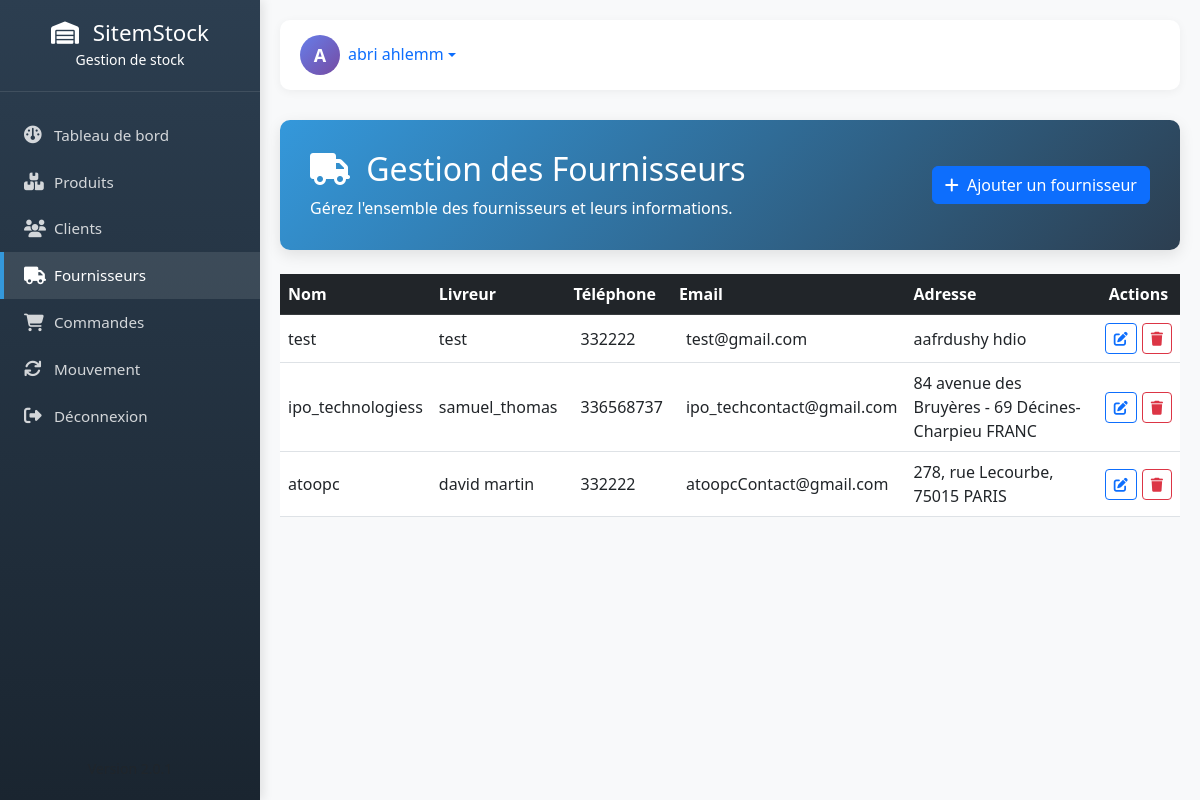
Page /fournisseur.php (signed in) on the committed database.
### tables this page shows
CREATE TABLE `fournisseur` (
  `id` int(11) NOT NULL,
  `nom` varchar(20) NOT NULL,
  `nomLivreur` varchar(20) NOT NULL,
  `telephone` int(11) NOT NULL,
  `email` varchar(50) NOT NULL,
  `adresse` varchar(50) NOT NULL,
  `etat` enum('0','1') NOT NULL DEFAULT '1'
);

### fournisseur.php (the view, shortened to what this page needs)
<?php
require "config.php";
$fournisseurs = $pdo->query(
    "SELECT * FROM fournisseur WHERE etat = '1' ORDER BY id DESC"
)->fetchAll(PDO::FETCH_ASSOC);
?>
<!DOCTYPE html>
<html lang="fr">
<head>
<link href="https://cdn.jsdelivr.net/npm/bootstrap@5.3.0/dist/css/bootstrap.min.css" rel="stylesheet">
<link rel="stylesheet" href="https://cdnjs.cloudflare.com/ajax/libs/font-awesome/6.4.0/css/all.min.css">
<link rel="stylesheet" href="sidebar.css">
</head>
<body>
<div class="main-content">
<?php include "sidebar.php"; ?>
<div class="welcome-section mb-4">
    <div class="row align-items-center">
        <div class="col-md-8">
            <h2><i class="fas fa-truck me-2"></i> Gestion des Fournisseurs</h2>
            <p class="mb-0">Gérez l'ensemble des fournisseurs et leurs informations.</p>
        </div>
        <div class="col-md-4 text-end">
            <button class="btn btn-primary" data-bs-toggle="modal" data-bs-target="#modalAjouter">
                <i class="fas fa-plus me-1"></i> Ajouter un fournisseur
            </button>
        </div>
    </div>
</div>
<div class="table-container">
<table class="table table-hover align-middle">
<thead class="table-dark">
<tr>
    <th>Nom</th>
    <th>Livreur</th>
    <th>Téléphone</th>
    <th>Email</th>
    <th>Adresse</th>
    <th class="text-center">Actions</th>
</tr>
</thead>
<tbody>
<?php if (!empty($fournisseurs)): ?>
<?php foreach ($fournisseurs as $f): ?>
<tr>
    <td><?= htmlspecialchars($f['nom']) ?></td>
    <td><?= htmlspecialchars($f['nomLivreur']) ?></td>
    <td class="telephone-cell"><?= htmlspecialchars($f['telephone']) ?></td>
    <td class="email-cell"><?= htmlspecialchars($f['email']) ?></td>
    <td><?= htmlspecialchars($f['adresse']) ?></td>
    <td class="text-center actions-cell">
        <div class="actions-buttons">
            <button class="btn btn-sm btn-outline-primary"
                onclick='ouvrirModifierModal(<?= json_encode($f) ?>)'>
                <i class="fas fa-edit"></i>
            </button>
            <button class="btn btn-sm btn-outline-danger"
                onclick="ouvrirSupprimerModal(<?= $f['id'] ?>)">
                <i class="fas fa-trash"></i>
            </button>
        </div>
    </td>
</tr>
<?php endforeach; ?>
<?php endif; ?>
</tbody>
</table>
</div>
</div>
</body>
</html>

### sidebar.css (style rules this page uses)
:root { --sidebar-width: 260px; --primary-color: #2c3e50; --secondary-color: #3498db; }
body { font-family: 'Segoe UI', Tahoma, Geneva, Verdana, sans-serif; background-color: #f8f9fa; overflow-x: hidden; }
.main-content { margin-left: var(--sidebar-width); padding: 20px; min-height: 100vh; }
.welcome-section { background: linear-gradient(135deg, var(--secondary-color), #2c3e50); color: white; padding: 30px; border-radius: 10px; margin-bottom: 30px; box-shadow: 0 5px 15px rgba(0,0,0,0.1); }

### fournisseur.php (style rules this page uses)
.telephone-cell, .email-cell { padding-left: 15px !important; }
.actions-cell { white-space: nowrap; }
.actions-buttons { display: inline-flex; gap: 5px; }

### rows in the picture
fournisseur: nom "test", nomLivreur "test", telephone "332222", email "test@gmail.com", adresse "aafrdushy hdio"
fournisseur: nom "ipo_technologiess", nomLivreur "samuel_thomas", telephone "336568737", email "ipo_techcontact@gmail.com", adresse "84 avenue des Bruyères - 69 Décines-Charpieu FRANC"
fournisseur: nom "atoopc", nomLivreur "david martin", telephone "332222", email "atoopcContact@gmail.com", adresse "278, rue Lecourbe, 75015 PARIS"

### other values in the picture
substr($userNom, 0, 1) "A"
$userNom "abri ahlemm"
